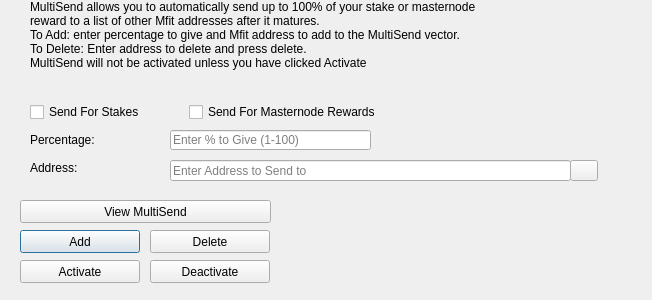
<?xml version="1.0" encoding="UTF-8"?>
<ui version="4.0">
 <class>MultiSendDialog</class>
 <widget class="QDialog" name="MultiSendDialog">
  <property name="windowModality">
   <enum>Qt::NonModal</enum>
  </property>
  <property name="geometry">
   <rect>
    <x>0</x>
    <y>0</y>
    <width>652</width>
    <height>300</height>
   </rect>
  </property>
  <property name="windowTitle">
   <string>MultiSend</string>
  </property>
  <widget class="QLineEdit" name="multiSendPercentEdit">
   <property name="geometry">
    <rect>
     <x>170</x>
     <y>130</y>
     <width>201</width>
     <height>20</height>
    </rect>
   </property>
   <property name="toolTip">
    <string>Enter whole numbers 1 - 100</string>
   </property>
   <property name="placeholderText">
    <string>Enter % to Give (1-100)</string>
   </property>
  </widget>
  <widget class="QLineEdit" name="multiSendAddressEdit">
   <property name="geometry">
    <rect>
     <x>170</x>
     <y>160</y>
     <width>401</width>
     <height>21</height>
    </rect>
   </property>
   <property name="toolTip">
    <string/>
   </property>
   <property name="placeholderText">
    <string>Enter Address to Send to</string>
   </property>
  </widget>
  <widget class="QLabel" name="label_2">
   <property name="geometry">
    <rect>
     <x>30</x>
     <y>0</y>
     <width>451</width>
     <height>121</height>
    </rect>
   </property>
   <property name="lineWidth">
    <number>1</number>
   </property>
   <property name="text">
    <string>MultiSend allows you to automatically send up to 100% of your stake or masternode reward to a list of other Mfit addresses after it matures.
To Add: enter percentage to give and Mfit address to add to the MultiSend vector.
To Delete: Enter address to delete and press delete.
MultiSend will not be activated unless you have clicked Activate</string>
   </property>
   <property name="alignment">
    <set>Qt::AlignLeading|Qt::AlignLeft|Qt::AlignTop</set>
   </property>
   <property name="wordWrap">
    <bool>true</bool>
   </property>
  </widget>
  <widget class="QLabel" name="message">
   <property name="geometry">
    <rect>
     <x>290</x>
     <y>200</y>
     <width>351</width>
     <height>91</height>
    </rect>
   </property>
   <property name="text">
    <string/>
   </property>
  </widget>
  <widget class="QPushButton" name="addButton">
   <property name="geometry">
    <rect>
     <x>20</x>
     <y>230</y>
     <width>120</width>
     <height>23</height>
    </rect>
   </property>
   <property name="toolTip">
    <string/>
   </property>
   <property name="statusTip">
    <string>Add to MultiSend Vector</string>
   </property>
   <property name="text">
    <string>Add</string>
   </property>
  </widget>
  <widget class="QPushButton" name="disableButton">
   <property name="geometry">
    <rect>
     <x>150</x>
     <y>260</y>
     <width>120</width>
     <height>23</height>
    </rect>
   </property>
   <property name="statusTip">
    <string>Deactivate MultiSend</string>
   </property>
   <property name="text">
    <string>Deactivate</string>
   </property>
  </widget>
  <widget class="QPushButton" name="addressBookButton">
   <property name="geometry">
    <rect>
     <x>570</x>
     <y>160</y>
     <width>28</width>
     <height>21</height>
    </rect>
   </property>
   <property name="toolTip">
    <string>Choose an address from the address book</string>
   </property>
   <property name="text">
    <string/>
   </property>
   <property name="icon">
    <iconset resource="../mfit.qrc">
     <normaloff>:/icons/address-book</normaloff>:/icons/address-book</iconset>
   </property>
   <property name="shortcut">
    <string>Alt+A</string>
   </property>
   <property name="autoDefault">
    <bool>false</bool>
   </property>
  </widget>
  <widget class="QLabel" name="label">
   <property name="geometry">
    <rect>
     <x>30</x>
     <y>130</y>
     <width>121</width>
     <height>20</height>
    </rect>
   </property>
   <property name="toolTip">
    <string>Percentage of stake to send</string>
   </property>
   <property name="text">
    <string>Percentage:</string>
   </property>
  </widget>
  <widget class="QLabel" name="label_5">
   <property name="geometry">
    <rect>
     <x>30</x>
     <y>160</y>
     <width>111</width>
     <height>16</height>
    </rect>
   </property>
   <property name="toolTip">
    <string>Address to send portion of stake to</string>
   </property>
   <property name="text">
    <string>Address:</string>
   </property>
  </widget>
  <widget class="QPushButton" name="deleteButton">
   <property name="geometry">
    <rect>
     <x>150</x>
     <y>230</y>
     <width>120</width>
     <height>23</height>
    </rect>
   </property>
   <property name="toolTip">
    <string/>
   </property>
   <property name="statusTip">
    <string>Delete Address From MultiSend Vector</string>
   </property>
   <property name="text">
    <string>Delete</string>
   </property>
  </widget>
  <widget class="QPushButton" name="activateButton">
   <property name="geometry">
    <rect>
     <x>20</x>
     <y>260</y>
     <width>120</width>
     <height>23</height>
    </rect>
   </property>
   <property name="statusTip">
    <string>Activate MultiSend</string>
   </property>
   <property name="text">
    <string>Activate</string>
   </property>
  </widget>
  <widget class="QPushButton" name="viewButton">
   <property name="geometry">
    <rect>
     <x>20</x>
     <y>200</y>
     <width>251</width>
     <height>23</height>
    </rect>
   </property>
   <property name="toolTip">
    <string/>
   </property>
   <property name="statusTip">
    <string>View MultiSend Vector</string>
   </property>
   <property name="text">
    <string>View MultiSend</string>
   </property>
  </widget>
  <widget class="QWidget" name="horizontalLayoutWidget">
   <property name="geometry">
    <rect>
     <x>30</x>
     <y>100</y>
     <width>351</width>
     <height>24</height>
    </rect>
   </property>
   <layout class="QHBoxLayout" name="horizontalLayout">
    <item>
     <widget class="QCheckBox" name="multiSendStakeCheckBox">
      <property name="text">
       <string>Send For Stakes</string>
      </property>
     </widget>
    </item>
    <item>
     <widget class="QCheckBox" name="multiSendMasternodeCheckBox">
      <property name="text">
       <string>Send For Masternode Rewards</string>
      </property>
     </widget>
    </item>
   </layout>
  </widget>
 </widget>
 <resources>
  <include location="../mfit.qrc"/>
 </resources>
 <connections/>
</ui>
